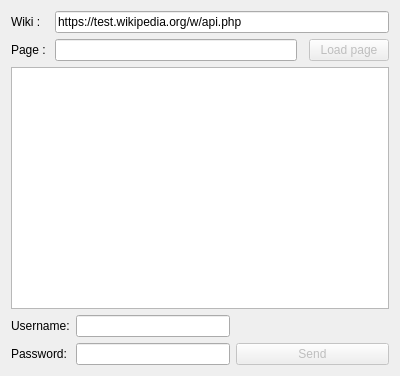
<?xml version="1.0" encoding="UTF-8"?>
<ui version="4.0">
 <class>MainWindow</class>
 <widget class="QMainWindow" name="MainWindow">
  <property name="geometry">
   <rect>
    <x>0</x>
    <y>0</y>
    <width>400</width>
    <height>376</height>
   </rect>
  </property>
  <widget class="QWidget" name="centralWidget">
   <layout class="QVBoxLayout" name="verticalLayout">
    <item>
     <layout class="QGridLayout" name="gridLayout">
      <item row="1" column="3">
       <widget class="QPushButton" name="pushButton2">
        <property name="enabled">
         <bool>false</bool>
        </property>
        <property name="text">
         <string notr="true">Load page</string>
        </property>
       </widget>
      </item>
      <item row="1" column="1">
       <widget class="QLineEdit" name="mPageEdit"/>
      </item>
      <item row="1" column="0">
       <widget class="QLabel" name="label">
        <property name="text">
         <string notr="true">Page : </string>
        </property>
       </widget>
      </item>
      <item row="0" column="1" colspan="3">
       <widget class="QLineEdit" name="mWikiEdit">
        <property name="text">
         <string>https://test.wikipedia.org/w/api.php</string>
        </property>
       </widget>
      </item>
      <item row="0" column="0">
       <widget class="QLabel" name="label_3">
        <property name="text">
         <string notr="true">Wiki :</string>
        </property>
       </widget>
      </item>
     </layout>
    </item>
    <item>
     <widget class="QPlainTextEdit" name="plainTextEdit"/>
    </item>
    <item>
     <layout class="QGridLayout" name="gridLayout_2">
      <item row="0" column="3">
       <widget class="QLineEdit" name="mLoginEdit"/>
      </item>
      <item row="0" column="1">
       <widget class="QLabel" name="label_2">
        <property name="frameShape">
         <enum>QFrame::NoFrame</enum>
        </property>
        <property name="text">
         <string notr="true">Username:</string>
        </property>
       </widget>
      </item>
      <item row="1" column="1">
       <widget class="QLabel" name="mMdpLabel">
        <property name="text">
         <string notr="true">Password:</string>
        </property>
       </widget>
      </item>
      <item row="1" column="3">
       <widget class="QLineEdit" name="mMdpEdit">
        <property name="acceptDrops">
         <bool>true</bool>
        </property>
        <property name="echoMode">
         <enum>QLineEdit::Password</enum>
        </property>
       </widget>
      </item>
      <item row="0" column="4">
       <spacer name="horizontalSpacer">
        <property name="orientation">
         <enum>Qt::Horizontal</enum>
        </property>
        <property name="sizeHint" stdset="0">
         <size>
          <width>40</width>
          <height>20</height>
         </size>
        </property>
       </spacer>
      </item>
      <item row="1" column="4">
       <widget class="QPushButton" name="pushButton1">
        <property name="enabled">
         <bool>false</bool>
        </property>
        <property name="text">
         <string notr="true">Send</string>
        </property>
       </widget>
      </item>
     </layout>
    </item>
   </layout>
  </widget>
 </widget>
 <layoutdefault spacing="6" margin="11"/>
 <resources/>
 <connections/>
</ui>
